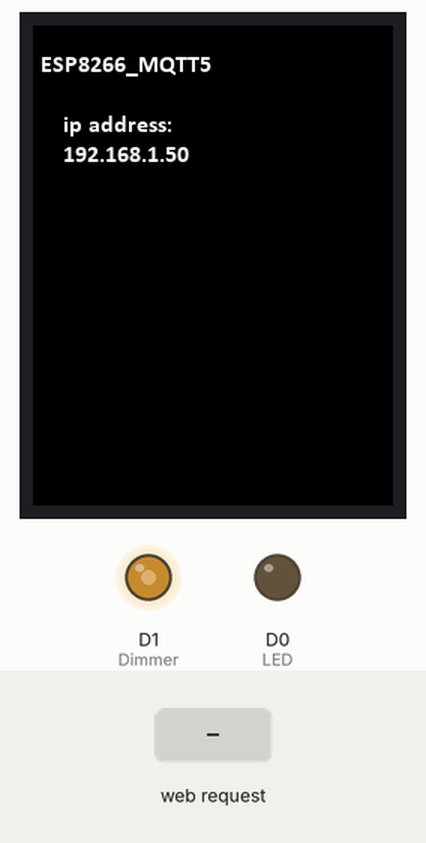
A program run on a simulated ESP8266 (NodeMCU). Shown: 240×320 colour display, output pins drawn as LEDs (lit = HIGH). The test bench sets the inputs (shaded band). WiFi joins after 1.5 s; servers stay silent unless stated; no MQTT or app messages arrive unless stated; not simulated (calls return 0 or success): secrets.h; what the program prints to the serial monitor is not drawn. At 9.1 s the program restarts the board; the recording ends there.

Above: at 2.4 s.
8.7 s: HTTP request GET /reboot received
Timing chart, 0 to 9.1 s (numbered marks = the images above; inputs shaded):
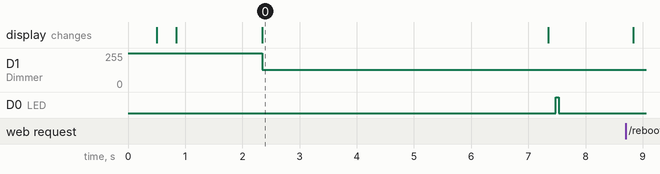

The program:

main.cpp
```cpp
// #include <Arduino.h>
//  #include <ESPWiFi.h>
//  #include <ESPAsyncTCP.h>
//  #include <ESPAsyncWebServer.h>
// #include <WiFiClient.h>
// #include <ESP8266WebServer.h>
// #include <SPI.h>
// #include "NotoSansBold15.h"

#include <ESP8266WiFi.h>
#include <ElegantOTA.h>
#include <PubSubClient.h>
#include <TFT_eSPI.h>
#include "CalibriBold12.h"
#include "CalibriBold16.h"
#include "CalibriBold18.h"
#include "CalibriBold20.h"
#include "secrets.h"

// ST7735 TFT module 128x160 connections
// 1 - GND
// 2 - VCC
// 3 - SCK  D5
// 4 - SDA  D7
// 5 - RST  D4
// 6 - DC   D3
// 7 - CS   D2

// config IO
#define LED D0
#define Dimmer D1

// config wifi
// see secrets.h for ssid and password

// config mqtt
String mqtt_id = "ESP8266_" + String(ESP.getChipId());
IPAddress mqtt_server(192, 168, 123, 105);

TFT_eSPI tft = TFT_eSPI();
// #define AA_FONT_SMALL NotoSansBold15
#define AA_FONT_1 CalibriBold12
#define AA_FONT_2 CalibriBold16
#define AA_FONT_3 CalibriBold18
#define AA_FONT_4 CalibriBold20

#define ST7735_BLACK 0x0000 /*   0,   0,   0 */
#define ST7735_WHITE 0xFFFF /* 255, 255, 255 */
#define ST7735_RED 0xF800	/* 255,   0,   0 */

WiFiClient wifiClient;
PubSubClient mqttClient(wifiClient);

AsyncWebServer server(80);

unsigned long last;
volatile bool rebootRequested = false;

int splitString(const String &src, char sep, String parts[], int maxParts)
{
	int count = 0;
	int start = 0;
	int idx = src.indexOf(sep, start);

	while (idx != -1 && count < maxParts - 1)
	{
		parts[count++] = src.substring(start, idx);
		start = idx + 1;
		idx = src.indexOf(sep, start);
	}

	// Last part
	if (start <= src.length() && count < maxParts)
	{
		parts[count++] = src.substring(start);
	}

	return count;
}

void setupWifi()
{
	delay(10);
	Serial.print("Connecting to ");
	Serial.println(ssid);
	WiFi.mode(WIFI_STA);
	WiFi.begin(ssid, password);
	while (WiFi.status() != WL_CONNECTED)
	{
		delay(500);
		Serial.print(".");
	}
	Serial.println("");
	Serial.println("WiFi connected");
	Serial.println("IP address: ");
	Serial.println(WiFi.localIP());
	tft.setCursor(20, 60);
	tft.print("ip address:");
	tft.setCursor(20, 80);
	tft.print(WiFi.localIP());
}

void renderDisplay(const String &text)
{
	String parts[16];
	int numParts = splitString(text, ';', parts, 16);

	if (numParts >= 10)
	{
		// Switch text color based on power value
		int power = parts[9].toInt();
		if (power > 4500)
		{
			tft.setTextColor(ST7735_RED, ST7735_BLACK, true);
		}
		else
		{
			tft.setTextColor(ST7735_WHITE, ST7735_BLACK, true);
		}

		// Render left and right columns
		tft.setTextDatum(BL_DATUM); // Top Left
		tft.loadFont(AA_FONT_1);
		tft.drawString(parts[0], 1, 24);
		tft.drawString(parts[2], 1, 50);
		tft.drawString(parts[4], 1, 70);
		tft.drawString(parts[6], 1, 96);
		tft.drawString(parts[8], 1, 120);
		tft.drawString(parts[10], 1, 144);

		tft.setTextDatum(BR_DATUM); // Top Right
		tft.loadFont(AA_FONT_4);
		tft.drawString(parts[1], 126, 26);
		tft.drawString(parts[3], 126, 52);
		tft.loadFont(AA_FONT_1);
		tft.drawString(parts[5], 126, 70);
		tft.loadFont(AA_FONT_4);
		tft.drawString(parts[7], 126, 98);
		tft.drawString(parts[9], 126, 122);
		tft.drawString(parts[11], 126, 146);
	}
}

void callbackMqtt(String topic, byte *payload, unsigned int length)
{
	Serial.print("Message arrived [");
	Serial.print(topic);
	Serial.print(",");
	Serial.print(length);
	Serial.println("] ");

	char cpay[length];
	for (unsigned int i = 0; i < length; i++)
	{
		cpay[i] = (char)payload[i];
	}
	cpay[length] = 0;
	String msg = String(cpay);
	Serial.println(msg);

	if (topic == "tft/text")
	{
		renderDisplay(msg);
	}

	if (topic == "tft/backlight")
	{
		unsigned int i = String(msg).toInt();
		analogWrite(Dimmer, i);
	}
}

void reconnectMqtt()
{
	while (!mqttClient.connected())
	{
		Serial.print("Attempting MQTT connection...");
		char mqtt_id_c[20];
		mqtt_id.toCharArray(mqtt_id_c, sizeof(mqtt_id_c));
		Serial.print("Connecting to MQTT broker with ID: ");
		Serial.println(mqtt_id_c);

		if (mqttClient.connect(mqtt_id_c))
		{
			Serial.println("connected");
			// mqttClient.publish("outTopic","hello world");
			mqttClient.subscribe("tft/text");
		}
		else
		{
			Serial.print("failed, rc=");
			Serial.print(mqttClient.state());
			Serial.println(" try again in 5 seconds");
			delay(5000);
		}
	}
}

void setup()
{
	// IO
	pinMode(LED, OUTPUT);
	pinMode(Dimmer, OUTPUT);
	digitalWrite(Dimmer, HIGH);

	// serial
	Serial.begin(115200);

	// tft
	delay(500);
	tft.begin();
	delay(100);
	tft.setRotation(2);
	tft.fillScreen(ST7735_BLACK);
	tft.setTextColor(ST7735_WHITE, ST7735_BLACK, true);
	tft.loadFont(AA_FONT_2);
	tft.setCursor(5, 20);
	tft.print("ESP8266_MQTT5");

	// wifi
	setupWifi();

	// mqtt
	mqttClient.setServer(mqtt_server, 1883);
	mqttClient.setCallback(callbackMqtt);

	// Update OTA
	server.on("/", [](AsyncWebServerRequest *request)
			  { request->send(200, "text/plain", "Hi! I am ESP8266 - MQTT-TFT"); });

	server.on("/reboot", [](AsyncWebServerRequest *request)
			  { rebootRequested = true;
				request->send(200, "text/plain", "Rebooting..."); });

	ElegantOTA.begin(&server); // Start ElegantOTA
	server.begin();
	Serial.println("HTTP server started");

	analogWrite(Dimmer, 128);
	delay(5000);
	Serial.println("Setup finished, start loop");
	tft.fillScreen(ST7735_BLACK);
}

void loop()
{
	if (!mqttClient.connected())
	{
		reconnectMqtt();
	}
	mqttClient.loop();

	if (rebootRequested)
	{
		rebootRequested = false;
		tft.fillScreen(ST7735_BLUE);
		delay(100);
		Serial.println("Rebooting...");
		Serial.flush();
		delay(50);
		ESP.restart();
	}

	if ((millis() - last) > 5000)
	{
		last = millis();
		digitalWrite(LED, HIGH);
		delay(50);
		digitalWrite(LED, LOW);
	}
	delay(100);
}
```

Source omitted: alibriBold12.h (data table, 87296 bytes), libriBold16.h (data table, 121149 bytes), libriBold18.h (data table, 138852 bytes), libriBold20.h (data table, 182314 bytes)

Measured:
- what the display in image 0 shows lasts 5.0 s, from 2.3 s to 7.3 s
